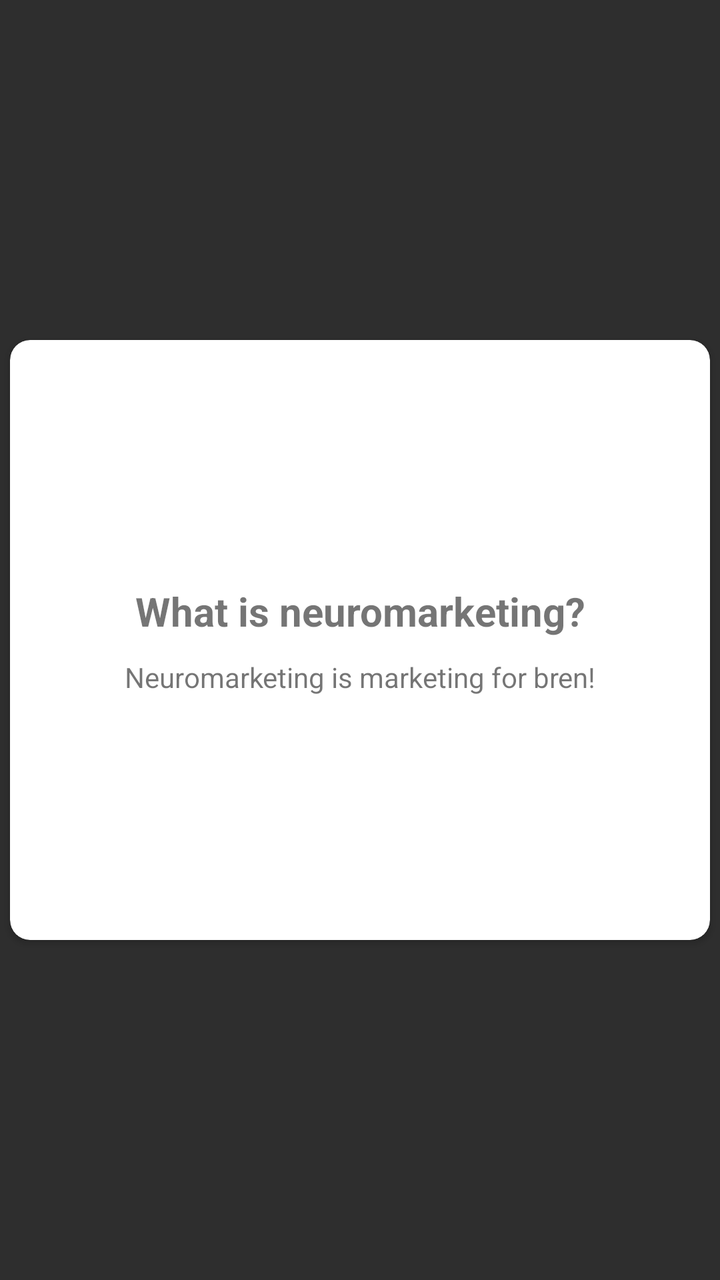
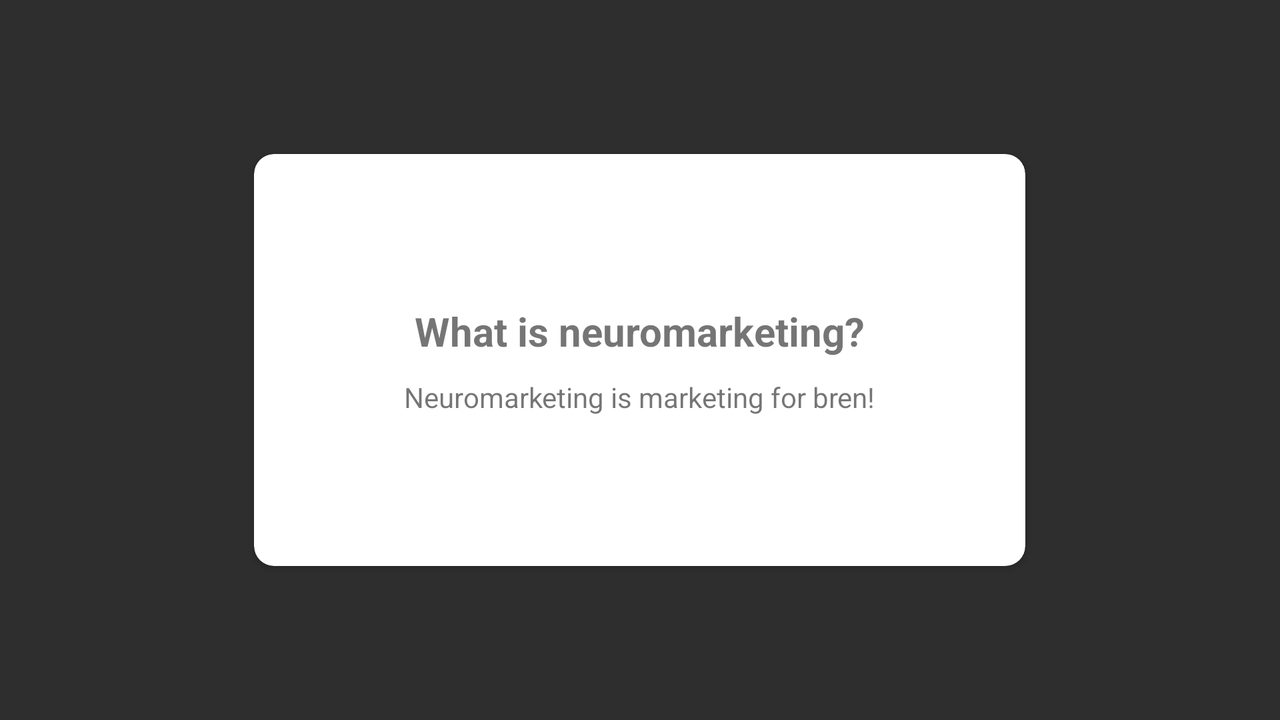

An Android layout and its configuration variant, each rendered on a device that would load it. The default file and the variant file are quoted in full after the pictures.
<!-- AndroidManifest.xml: application theme Theme.FlashcardApp -->
<!-- res/layout/activity_flashcard_content.xml -->
<?xml version="1.0" encoding="utf-8"?>
<RelativeLayout xmlns:android="http://schemas.android.com/apk/res/android"
    android:layout_width="match_parent"
    android:layout_height="match_parent"
    xmlns:app="http://schemas.android.com/apk/res-auto"
    android:background="@color/dark_gray">
    <androidx.cardview.widget.CardView
        android:id="@+id/card_view_flashcard_details"
        android:layout_width="350dp"
        android:layout_height="300dp"
        app:cardCornerRadius="10dp"
        android:layout_centerVertical="true"
        android:layout_centerHorizontal="true"
        >
        <RelativeLayout
            android:layout_width="wrap_content"
            android:layout_height="wrap_content"
            android:layout_gravity="center">

            <TextView
                android:id="@+id/text_view_flashcard_details_front_text"
                android:layout_width="match_parent"
                android:layout_height="wrap_content"
                android:layout_centerHorizontal="true"
                android:text="What is neuromarketing?"
                android:textAlignment="center"
                android:textStyle="bold"
                android:textSize="20sp"
                />
        <TextView
            android:id="@+id/text_view_flashcard_details_back_text"
            android:layout_width="match_parent"
            android:layout_height="wrap_content"
            android:layout_below="@id/text_view_flashcard_details_front_text"
            android:text="Neuromarketing is marketing for bren!"
            android:textAlignment="center"
            android:layout_marginTop="10dp"
            android:gravity="center"
            />


        </RelativeLayout>

    </androidx.cardview.widget.CardView>

</RelativeLayout>
<!-- resources referenced by this layout -->
<resources>
  <color name="dark_gray">#2E2E2E</color>
  <style name="Theme.FlashcardApp" parent="Theme.MaterialComponents.DayNight.DarkActionBar">
          
          <item name="colorPrimary">@color/dark_gray</item>
          <item name="colorPrimaryVariant">@color/purple_700</item>
          <item name="colorOnPrimary">@color/white</item>
          
          <item name="colorSecondary">@color/teal_200</item>
          <item name="colorSecondaryVariant">@color/teal_700</item>
          <item name="colorOnSecondary">@color/black</item>
          
          <item name="android:statusBarColor">?attr/colorPrimaryVariant</item>
          
      </style>
  <color name="purple_700">#FF3700B3</color>
  <color name="white">#FFFFFFFF</color>
  <color name="teal_200">#FF03DAC5</color>
  <color name="teal_700">#FF018786</color>
  <color name="black">#FF000000</color>
</resources>
<!-- res/layout-land/activity_flashcard_content.xml (the repository's variant of the layout above) -->
<!-- drawn on the phone turned sideways -->
<?xml version="1.0" encoding="utf-8"?>
<RelativeLayout xmlns:android="http://schemas.android.com/apk/res/android"
    android:layout_width="match_parent"
    android:layout_height="match_parent"
    xmlns:app="http://schemas.android.com/apk/res-auto"
    android:background="@color/dark_gray">

    <androidx.cardview.widget.CardView
        android:id="@+id/card_view_flashcard_details"
        android:layout_width="wrap_content"
        android:layout_height="wrap_content"
        android:layout_centerInParent="true"
        app:cardCornerRadius="10dp"
        app:contentPadding="75dp">

        <RelativeLayout
            android:layout_width="wrap_content"
            android:layout_height="wrap_content"
            android:layout_gravity="center">

            <TextView
                android:id="@+id/text_view_flashcard_details_front_text"
                android:layout_width="wrap_content"
                android:layout_height="wrap_content"
                android:layout_centerHorizontal="true"
                android:text="What is neuromarketing?"
                android:textAlignment="center"
                android:textSize="20sp"
                android:textStyle="bold" />

            <TextView
                android:id="@+id/text_view_flashcard_details_back_text"
                android:layout_width="wrap_content"
                android:layout_height="wrap_content"
                android:layout_below="@id/text_view_flashcard_details_front_text"
                android:layout_marginTop="10dp"
                android:text="Neuromarketing is marketing for bren!"
                android:textAlignment="center"
                android:gravity="center"
                />


        </RelativeLayout>

    </androidx.cardview.widget.CardView>

</RelativeLayout>
